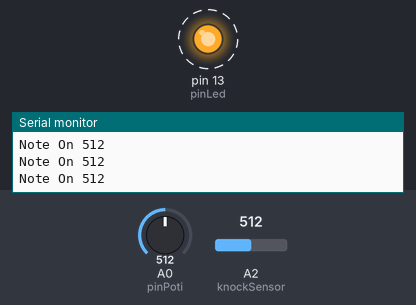
Simulated run of this sketch. Board: Arduino Uno, built with avr-gcc and run on an emulated ATmega328P. Shown: output pins drawn as LEDs (lit = HIGH), the last lines printed to the serial monitor. Dashed ring = blinking. Inputs (shaded band) come from the test bench; at power-on: A0 (pinPoti) = 512, A2 (knockSensor) = 512.

Above: at 1.05 s.
1.3 s: A0 (pinPoti) set to 529
At 1.3 s:
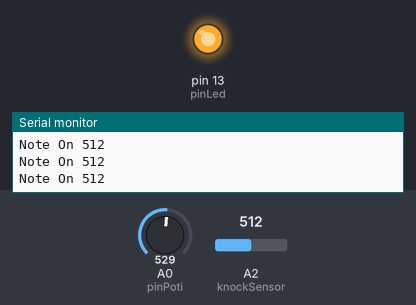
3.7 s: A2 (knockSensor) set to 547
At 3.86 s:
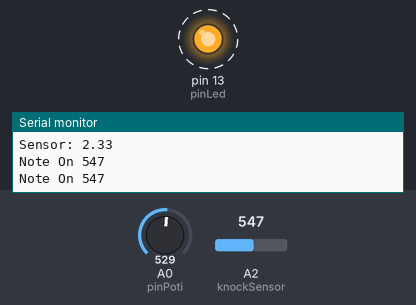
6.7 s: A2 (knockSensor) set to 511
8.2 s: A2 (knockSensor) set to 716
At 8.38 s:
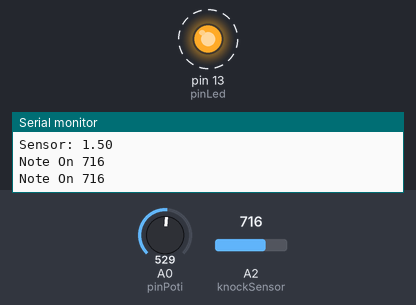
Timing chart, 0 to 12.2 s (numbered marks = the images above; inputs shaded):
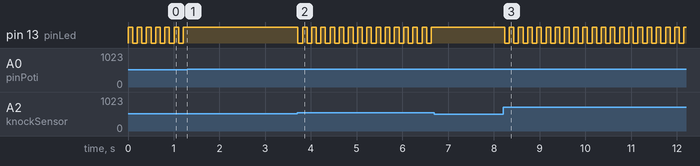

The sketch:

MidiDrums1.ino
```cpp
/* MIDI Drums v1

 */

#include <MIDI.h>
#include <midi_Defs.h>
#include <midi_Message.h>
#include <midi_Namespace.h>
#include <midi_Settings.h>
#include <SoftwareSerial.h>

// configuration:
const int pinLed = 13;      // led pin
const int knockSensor = A2; // the piezo is connected to this analog pin
const int thresholdAdd = 1022;  // threshold value to decide when the detected sound is a knock or not
const int pinPoti = A0;
const int pinMidiIn = 2;
const int pinMidiOut = 3;

// these variables will change:
int sensorReading = 0;      // variable to store the value read from the sensor pin
int lastSens = 0;
int ledState = LOW;         // variable used to store the last LED status, to toggle the light
int threshold = 0;
int lastPoti = 0;

const int midiChan = 1;
const int noteValue = 32;
const long noteDuration = 1000; //ms
unsigned long startMillis = 0;
unsigned long currentMillis = 0;
int noteVelocity = 0;

SoftwareSerial midiSerial(pinMidiIn,pinMidiOut); //Midi Port
MIDI_CREATE_INSTANCE(SoftwareSerial, midiSerial, MIDI);

void setup() {
  pinMode(pinLed, OUTPUT); // declare the ledPin as as OUTPUT
  Serial.begin(9600);       // use the serial port
}

void loop() {
  // read the sensor and store it in the variable sensorReading:
  sensorReading = analogRead(knockSensor);


  if(sensorReading < lastSens-2 || sensorReading > lastSens+2)
  {
    float voltage = 5.0 - sensorReading * (5.0 / 1023.0);
    Serial.print("Sensor: "); Serial.println(voltage);
  }

  threshold = analogRead(pinPoti);

  //Output threashold values
  if(threshold < lastPoti-2 || threshold > lastPoti+2)
  {
    float voltage2 = 5.0 - threshold * (5.0 / 1023.0);
    Serial.print("Poti: "); Serial.println(voltage2);
  }

  // if the sensor reading is greater than the threshold:
  if (sensorReading >= threshold) {
    // toggle the status of the ledPin:
    ledState = !ledState;
    // update the LED pin itself:
    digitalWrite(pinLed, ledState);

    startMillis = millis();
    noteVelocity = (sensorReading) ;
    Serial.print("Note On "); Serial.println(noteVelocity);
    MIDI.sendNoteOn(noteValue,noteVelocity,midiChan);
  }

  lastSens = sensorReading;
  lastPoti = threshold;

  currentMillis = millis();
  if (noteVelocity > 0 && currentMillis - startMillis >= noteDuration) {

    MIDI.sendNoteOn(noteValue,0,midiChan);
    Serial.println("Note Off");
    noteVelocity = 0;
  }

  delay(100);  // delay to avoid overloading the serial port buffer
}
```

Measured:
- the behaviour switches between 512 and 513 on A0 (pinPoti) (found by bisection; images 0 and 1)
- the behaviour switches between 528 and 529 on A2 (knockSensor) (found by bisection; images 1 and 2)
- after the input at 1.3 s, pin 13 (pinLed): stops changing and stays HIGH
- after the input at 3.7 s, pin 13 (pinLed): alternates HIGH for 0.10 s and LOW for 0.10 s, starting at once
- after the input at 6.7 s, pin 13 (pinLed): stops changing and stays HIGH
- after the input at 8.2 s, pin 13 (pinLed): alternates HIGH for 0.10 s and LOW for 0.10 s, starting at once
- by itself, pin 13 (pinLed): alternates HIGH for 0.10 s and LOW for 0.10 s
